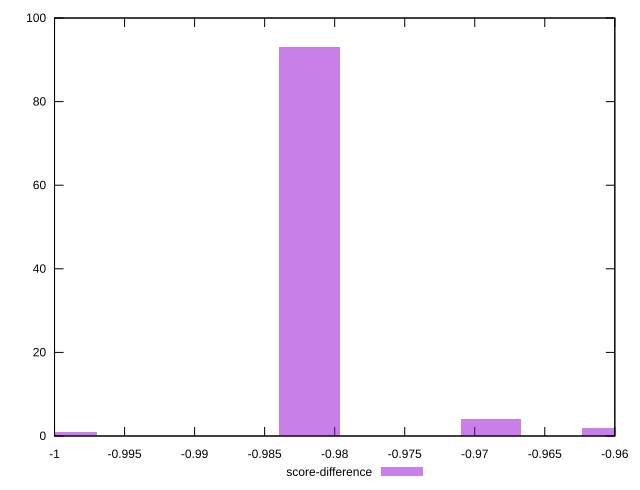

Source code (gnuplot):
reset

$scoreDifference <<EOF
-0.9688306049977127 4
-0.9601803317388045 2
-0.9818060148860749 93
-0.9991065614038911 1
EOF

set key outside below
set boxwidth 0.004325136629454074
set xrange [-1:-0.96]
set yrange [0:100]
set trange [0:100]
set style fill transparent solid 0.5 noborder
set terminal svg size 640, 490 enhanced background rgb 'white'
set output "report_00017_2021-02-10T15-08-03.406Z/total-byte-weight/samples/pages/score-difference/histogram.svg"

plot $scoreDifference title "score-difference" with boxes

reset
